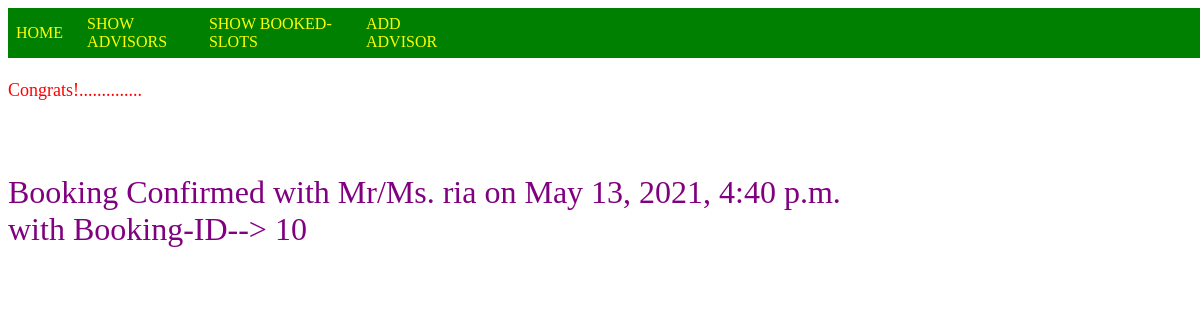
Screenshot of /user/userid/advisor/10/ with the database file from the repository.
### bookadvisor/models.py (models this page shows, shortened)
class Advisor(AbstractBaseUser):
    id = models.IntegerField(verbose_name='Advisor-ID',
                                  serialize=False,
                                  auto_created=True,primary_key=True
                                  )
    first_name = models.CharField(verbose_name='AdvName',max_length=20,unique=True,blank=True)
    profilepic = models.ImageField('Add Profilepic',null=False,blank=False,upload_to='images/')
    bid = models.IntegerField(blank=True,null=True)
    bookingtime = models.DateTimeField(auto_now=False, auto_now_add=False,blank=True,null=True)
    is_staff = models.BooleanField(default=False),
    is_active=models.BooleanField(default=False),
    is_admin=models.BooleanField(default=False),
    is_superuser=models.BooleanField(default=False),
    is_admin=models.BooleanField(default=False)
    USERNAME_FIELD = 'first_name'
    REQUIRED_FIELD = []
    objects=AdvisorManager()
    def is_superuser(self):
       return self.is_admin

### bookadvisor/views.py (the view)
# urls.py: path('user/userid/advisor/<int:id>/',views.booking,name='booking'),
def booking(request,id):
    context={}
    advisor=Advisor.objects.get(id=id)
    if (advisor.bid==None):
        advisor.bid=advisor.id
        advisor.bookingtime=datetime.datetime.now()
        advisor.save()
        context['info']=advisor
        return render(request,'bookingdone.html',context)
    else:
        return HttpResponse("<br><br><h2>Advisor Booked already Try later...</h2>")

### templates/bookingdone.html (shortened to what this page needs)
<!DOCTYPE html>
<html lang="en" dir="ltr">
  <head>
  </head>
  <div class="main">
    <nav>
    &nbsp;&nbsp;  <a href="/">Home</a>&nbsp;&nbsp;&nbsp;&nbsp;&nbsp;&nbsp;<a href="/user/userid/advisor/">Show Advisors</a>&nbsp;&nbsp;&nbsp;
    <a href="/user/userid/advisor/booking/">Show Booked-Slots</a>&nbsp;&nbsp;&nbsp;
      <a href="/admin/advisor/" >Add Advisor</a></nav></div>
  <body><br><br><br><br>
  <marquee><font color="red" size="4">  Congrats!..............</font></marquee><br><br>
  <font color="purple" size="6">  <br>Booking Confirmed with Mr/Ms. {{info.first_name}} on {{info.bookingtime}}<br> with Booking-ID--> {{info.bid}}</font>
  </body>
</html>

### templates/bookingdone.html (style rules this page uses)
.main { width: 100%; height: 50px; display: flex; justify-content: space-between; background-color:green; position:fixed; float:right; }
.main nav { width:450px; display:flex; justify-content:space-between; align-items:center; }
.main nav a { text-decoration:none; color:yellow; text-transform:uppercase; float:left; }

### rows the page displays
Advisor: first_name "ria", bookingtime "May 13, 2021, 4:40 p.m.", bid "10"
